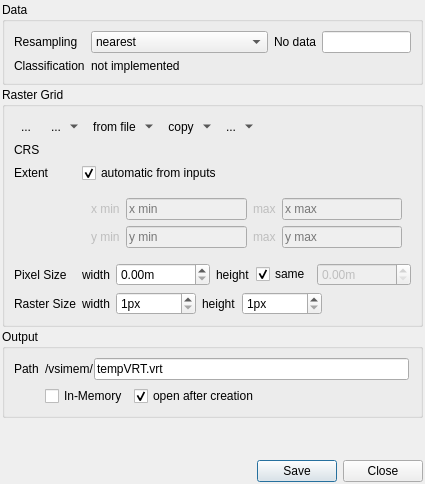
  <widget class="QDockWidget" name="dockOutput">
   <property name="windowTitle">
    <string>Output</string>
   </property>
   <attribute name="dockWidgetArea">
    <number>2</number>
   </attribute>
   <widget class="QWidget" name="widgetContentOutput">
    <layout class="QVBoxLayout" name="verticalLayout">
     <property name="spacing">
      <number>2</number>
     </property>
     <property name="leftMargin">
      <number>2</number>
     </property>
     <property name="topMargin">
      <number>2</number>
     </property>
     <property name="rightMargin">
      <number>2</number>
     </property>
     <property name="bottomMargin">
      <number>2</number>
     </property>
     <item>
      <widget class="QgsCollapsibleGroupBox" name="mGroupBox_2">
       <property name="minimumSize">
        <size>
         <width>0</width>
         <height>0</height>
        </size>
       </property>
       <property name="title">
        <string>Data</string>
       </property>
       <layout class="QGridLayout" name="gridLayout_3" columnstretch="0,2,0,1">
        <item row="0" column="0">
         <widget class="QLabel" name="label_7">
          <property name="text">
           <string>Resampling</string>
          </property>
         </widget>
        </item>
        <item row="0" column="1">
         <widget class="QComboBox" name="cbResampling">
          <item>
           <property name="text">
            <string>nearest</string>
           </property>
          </item>
          <item>
           <property name="text">
            <string>bilinear</string>
           </property>
          </item>
          <item>
           <property name="text">
            <string>cubic</string>
           </property>
          </item>
          <item>
           <property name="text">
            <string>cubicspline</string>
           </property>
          </item>
          <item>
           <property name="text">
            <string>lanczos</string>
           </property>
          </item>
          <item>
           <property name="text">
            <string>average</string>
           </property>
          </item>
          <item>
           <property name="text">
            <string>mode</string>
           </property>
          </item>
         </widget>
        </item>
        <item row="2" column="0">
         <widget class="QLabel" name="label_9">
          <property name="text">
           <string>Classification</string>
          </property>
         </widget>
        </item>
        <item row="2" column="1">
         <widget class="QLabel" name="label_16">
          <property name="text">
           <string>not implemented</string>
          </property>
         </widget>
        </item>
        <item row="0" column="2">
         <widget class="QLabel" name="label_6">
          <property name="text">
           <string>No data</string>
          </property>
         </widget>
        </item>
        <item row="0" column="3">
         <widget class="QLineEdit" name="tbNoData">
          <property name="readOnly">
           <bool>false</bool>
          </property>
         </widget>
        </item>
       </layout>
      </widget>
     </item>
     <item>
      <widget class="QgsCollapsibleGroupBox" name="mGroupBox">
       <property name="sizePolicy">
        <sizepolicy hsizetype="Preferred" vsizetype="Preferred">
         <horstretch>0</horstretch>
         <verstretch>0</verstretch>
        </sizepolicy>
       </property>
       <property name="minimumSize">
        <size>
         <width>0</width>
         <height>0</height>
        </size>
       </property>
       <property name="title">
        <string>Raster Grid</string>
       </property>
       <layout class="QFormLayout" name="formLayout_2">
        <property name="topMargin">
         <number>9</number>
        </property>
        <item row="0" column="0" colspan="2">
         <layout class="QHBoxLayout" name="horizontalLayout_6">
          <property name="spacing">
           <number>6</number>
          </property>
          <item>
           <widget class="QToolButton" name="bntDrawExtent">
            <property name="toolTip">
             <string>Select resolution from other raster image</string>
            </property>
            <property name="text">
             <string>...</string>
            </property>
            <property name="icon">
             <iconset resource="vrtbuilderresources.qrc">
              <normaloff>:/vrtbuilder/mActionSelect.svg</normaloff>:/vrtbuilder/mActionSelect.svg</iconset>
            </property>
            <property name="popupMode">
             <enum>QToolButton::DelayedPopup</enum>
            </property>
            <property name="autoRaise">
             <bool>true</bool>
            </property>
           </widget>
          </item>
          <item>
           <widget class="QToolButton" name="btnCopyResolution">
            <property name="toolTip">
             <string>Select resolution from other raster image</string>
            </property>
            <property name="text">
             <string>...</string>
            </property>
            <property name="icon">
             <iconset resource="vrtbuilderresources.qrc">
              <normaloff>:/vrtbuilder/mActionImportPixelSize.svg</normaloff>:/vrtbuilder/mActionImportPixelSize.svg</iconset>
            </property>
            <property name="popupMode">
             <enum>QToolButton::MenuButtonPopup</enum>
            </property>
            <property name="autoRaise">
             <bool>true</bool>
            </property>
           </widget>
          </item>
          <item>
           <widget class="QToolButton" name="btnCopyExtent">
            <property name="enabled">
             <bool>true</bool>
            </property>
            <property name="toolTip">
             <string>Select bounds from spatial file or layer</string>
            </property>
            <property name="text">
             <string>from file</string>
            </property>
            <property name="icon">
             <iconset resource="vrtbuilderresources.qrc">
              <normaloff>:/vrtbuilder/mActionImportRasterBounds.svg</normaloff>:/vrtbuilder/mActionImportRasterBounds.svg</iconset>
            </property>
            <property name="popupMode">
             <enum>QToolButton::MenuButtonPopup</enum>
            </property>
            <property name="autoRaise">
             <bool>true</bool>
            </property>
           </widget>
          </item>
          <item>
           <widget class="QToolButton" name="bntCopyGrid">
            <property name="toolTip">
             <string>Copy grid, and extent from other raster</string>
            </property>
            <property name="text">
             <string>copy</string>
            </property>
            <property name="icon">
             <iconset resource="vrtbuilderresources.qrc">
              <normaloff>:/vrtbuilder/mActionImportRasterBoundsAndPixelSize.svg</normaloff>:/vrtbuilder/mActionImportRasterBoundsAndPixelSize.svg</iconset>
            </property>
            <property name="popupMode">
             <enum>QToolButton::MenuButtonPopup</enum>
            </property>
            <property name="toolButtonStyle">
             <enum>Qt::ToolButtonIconOnly</enum>
            </property>
            <property name="autoRaise">
             <bool>true</bool>
            </property>
            <property name="arrowType">
             <enum>Qt::NoArrow</enum>
            </property>
           </widget>
          </item>
          <item>
           <widget class="QToolButton" name="btnAlignGrid">
            <property name="text">
             <string>...</string>
            </property>
            <property name="icon">
             <iconset resource="vrtbuilderresources.qrc">
              <normaloff>:/vrtbuilder/mActionAlignGrid.svg</normaloff>:/vrtbuilder/mActionAlignGrid.svg</iconset>
            </property>
            <property name="popupMode">
             <enum>QToolButton::MenuButtonPopup</enum>
            </property>
            <property name="autoRaise">
             <bool>true</bool>
            </property>
           </widget>
          </item>
          <item>
           <spacer name="horizontalSpacer_4">
            <property name="orientation">
             <enum>Qt::Horizontal</enum>
            </property>
            <property name="sizeHint" stdset="0">
             <size>
              <width>0</width>
              <height>20</height>
             </size>
            </property>
           </spacer>
          </item>
         </layout>
        </item>
        <item row="1" column="0">
         <widget class="QLabel" name="label_8">
          <property name="text">
           <string>CRS</string>
          </property>
         </widget>
        </item>
        <item row="1" column="1">
         <widget class="QgsProjectionSelectionWidget" name="crsSelectionWidget">
          <property name="enabled">
           <bool>true</bool>
          </property>
          <property name="minimumSize">
           <size>
            <width>0</width>
            <height>0</height>
           </size>
          </property>
         </widget>
        </item>
        <item row="2" column="0">
         <widget class="QLabel" name="label_17">
          <property name="text">
           <string>Extent</string>
          </property>
         </widget>
        </item>
        <item row="2" column="1">
         <widget class="QCheckBox" name="cbBoundsFromSourceFiles">
          <property name="enabled">
           <bool>true</bool>
          </property>
          <property name="toolTip">
           <string>Automatic extent from source fule</string>
          </property>
          <property name="text">
           <string>automatic from inputs</string>
          </property>
          <property name="checked">
           <bool>true</bool>
          </property>
         </widget>
        </item>
        <item row="3" column="1">
         <widget class="QFrame" name="frameExtent">
          <property name="enabled">
           <bool>false</bool>
          </property>
          <layout class="QGridLayout" name="gridLayout">
           <item row="2" column="3">
            <widget class="QLabel" name="label_13">
             <property name="text">
              <string>max</string>
             </property>
            </widget>
           </item>
           <item row="1" column="4">
            <widget class="QLineEdit" name="tbBoundsXMax">
             <property name="placeholderText">
              <string>x max</string>
             </property>
            </widget>
           </item>
           <item row="1" column="3">
            <widget class="QLabel" name="label_12">
             <property name="text">
              <string>max</string>
             </property>
            </widget>
           </item>
           <item row="2" column="2">
            <widget class="QLineEdit" name="tbBoundsYMin">
             <property name="placeholderText">
              <string>y min</string>
             </property>
            </widget>
           </item>
           <item row="2" column="1">
            <widget class="QLabel" name="label_11">
             <property name="text">
              <string>y min</string>
             </property>
            </widget>
           </item>
           <item row="2" column="4">
            <widget class="QLineEdit" name="tbBoundsYMax">
             <property name="placeholderText">
              <string>y max</string>
             </property>
            </widget>
           </item>
           <item row="1" column="2">
            <widget class="QLineEdit" name="tbBoundsXMin">
             <property name="placeholderText">
              <string>x min</string>
             </property>
            </widget>
           </item>
           <item row="1" column="1">
            <widget class="QLabel" name="label_10">
             <property name="text">
              <string>x min</string>
             </property>
            </widget>
           </item>
          </layout>
         </widget>
        </item>
        <item row="4" column="0">
         <widget class="QLabel" name="label_3">
          <property name="text">
           <string>Pixel Size</string>
          </property>
         </widget>
        </item>
        <item row="4" column="1">
         <widget class="QFrame" name="framePixelSize">
          <property name="minimumSize">
           <size>
            <width>50</width>
            <height>0</height>
           </size>
          </property>
          <property name="frameShape">
           <enum>QFrame::NoFrame</enum>
          </property>
          <property name="frameShadow">
           <enum>QFrame::Raised</enum>
          </property>
          <layout class="QHBoxLayout" name="horizontalLayout_12">
           <property name="leftMargin">
            <number>0</number>
           </property>
           <property name="topMargin">
            <number>0</number>
           </property>
           <property name="rightMargin">
            <number>0</number>
           </property>
           <property name="bottomMargin">
            <number>0</number>
           </property>
           <item>
            <widget class="QLabel" name="label_4">
             <property name="text">
              <string>width</string>
             </property>
            </widget>
           </item>
           <item>
            <widget class="QDoubleSpinBox" name="sbResolutionX">
             <property name="minimumSize">
              <size>
               <width>25</width>
               <height>0</height>
              </size>
             </property>
             <property name="maximumSize">
              <size>
               <width>100</width>
               <height>16777215</height>
              </size>
             </property>
             <property name="suffix">
              <string>m</string>
             </property>
             <property name="maximum">
              <double>99999999999999.000000000000000</double>
             </property>
            </widget>
           </item>
           <item>
            <widget class="QLabel" name="label_5">
             <property name="text">
              <string>height</string>
             </property>
            </widget>
           </item>
           <item>
            <widget class="QCheckBox" name="cbLinkResolutionXY">
             <property name="text">
              <string>same</string>
             </property>
             <property name="checked">
              <bool>true</bool>
             </property>
            </widget>
           </item>
           <item>
            <widget class="QDoubleSpinBox" name="sbResolutionY">
             <property name="enabled">
              <bool>false</bool>
             </property>
             <property name="sizePolicy">
              <sizepolicy hsizetype="Preferred" vsizetype="Fixed">
               <horstretch>0</horstretch>
               <verstretch>0</verstretch>
              </sizepolicy>
             </property>
             <property name="minimumSize">
              <size>
               <width>25</width>
               <height>0</height>
              </size>
             </property>
             <property name="maximumSize">
              <size>
               <width>100</width>
               <height>16777215</height>
              </size>
             </property>
             <property name="suffix">
              <string>m</string>
             </property>
             <property name="maximum">
              <double>10000000000000000.000000000000000</double>
             </property>
            </widget>
           </item>
           <item>
            <spacer name="horizontalSpacer_6">
             <property name="orientation">
              <enum>Qt::Horizontal</enum>
             </property>
             <property name="sizeHint" stdset="0">
              <size>
               <width>0</width>
               <height>20</height>
              </size>
             </property>
            </spacer>
           </item>
          </layout>
         </widget>
        </item>
        <item row="5" column="0">
         <widget class="QLabel" name="label_18">
          <property name="text">
           <string>Raster Size</string>
          </property>
         </widget>
        </item>
        <item row="5" column="1">
         <widget class="QFrame" name="frameRasterSize">
          <property name="frameShape">
           <enum>QFrame::NoFrame</enum>
          </property>
          <property name="frameShadow">
           <enum>QFrame::Raised</enum>
          </property>
          <layout class="QHBoxLayout" name="horizontalLayout_3">
           <property name="leftMargin">
            <number>0</number>
           </property>
           <property name="topMargin">
            <number>0</number>
           </property>
           <property name="rightMargin">
            <number>0</number>
           </property>
           <property name="bottomMargin">
            <number>0</number>
           </property>
           <item>
            <widget class="QLabel" name="label_19">
             <property name="text">
              <string>width</string>
             </property>
            </widget>
           </item>
           <item>
            <widget class="QSpinBox" name="sbRasterWidth">
             <property name="minimumSize">
              <size>
               <width>25</width>
               <height>0</height>
              </size>
             </property>
             <property name="readOnly">
              <bool>false</bool>
             </property>
             <property name="buttonSymbols">
              <enum>QAbstractSpinBox::UpDownArrows</enum>
             </property>
             <property name="suffix">
              <string>px</string>
             </property>
             <property name="minimum">
              <number>1</number>
             </property>
             <property name="maximum">
              <number>999999999</number>
             </property>
            </widget>
           </item>
           <item>
            <widget class="QLabel" name="label_20">
             <property name="text">
              <string>height</string>
             </property>
            </widget>
           </item>
           <item>
            <widget class="QSpinBox" name="sbRasterHeight">
             <property name="minimumSize">
              <size>
               <width>25</width>
               <height>0</height>
              </size>
             </property>
             <property name="suffix">
              <string>px</string>
             </property>
             <property name="minimum">
              <number>1</number>
             </property>
             <property name="maximum">
              <number>999999999</number>
             </property>
            </widget>
           </item>
           <item>
            <spacer name="horizontalSpacer_3">
             <property name="orientation">
              <enum>Qt::Horizontal</enum>
             </property>
             <property name="sizeHint" stdset="0">
              <size>
               <width>0</width>
               <height>20</height>
              </size>
             </property>
            </spacer>
           </item>
          </layout>
         </widget>
        </item>
       </layout>
      </widget>
     </item>
     <item>
      <widget class="QgsCollapsibleGroupBox" name="mGrpBoxOutput">
       <property name="minimumSize">
        <size>
         <width>0</width>
         <height>0</height>
        </size>
       </property>
       <property name="title">
        <string>Output</string>
       </property>
       <layout class="QGridLayout" name="gridLayout_4">
        <property name="bottomMargin">
         <number>9</number>
        </property>
        <item row="0" column="1">
         <layout class="QHBoxLayout" name="horizontalLayout_10">
          <property name="spacing">
           <number>2</number>
          </property>
          <item>
           <widget class="QFrame" name="frameInMemoryPath">
            <property name="frameShape">
             <enum>QFrame::NoFrame</enum>
            </property>
            <property name="frameShadow">
             <enum>QFrame::Raised</enum>
            </property>
            <layout class="QHBoxLayout" name="horizontalLayout_11">
             <property name="spacing">
              <number>0</number>
             </property>
             <property name="leftMargin">
              <number>0</number>
             </property>
             <property name="topMargin">
              <number>0</number>
             </property>
             <property name="rightMargin">
              <number>0</number>
             </property>
             <property name="bottomMargin">
              <number>0</number>
             </property>
             <item>
              <widget class="QLabel" name="label">
               <property name="text">
                <string>/vsimem/</string>
               </property>
              </widget>
             </item>
             <item>
              <widget class="QLineEdit" name="lineEditInMemory">
               <property name="inputMask">
                <string/>
               </property>
               <property name="text">
                <string>tempVRT.vrt</string>
               </property>
              </widget>
             </item>
            </layout>
           </widget>
          </item>
          <item>
           <widget class="QgsFileWidget" name="mQgsFileWidget">
            <property name="enabled">
             <bool>true</bool>
            </property>
            <property name="sizePolicy">
             <sizepolicy hsizetype="Minimum" vsizetype="Minimum">
              <horstretch>0</horstretch>
              <verstretch>0</verstretch>
             </sizepolicy>
            </property>
            <property name="fileWidgetButtonVisible">
             <bool>true</bool>
            </property>
            <property name="useLink">
             <bool>false</bool>
            </property>
            <property name="defaultRoot">
             <string/>
            </property>
           </widget>
          </item>
         </layout>
        </item>
        <item row="1" column="1">
         <layout class="QHBoxLayout" name="horizontalLayout_5">
          <property name="spacing">
           <number>6</number>
          </property>
          <property name="bottomMargin">
           <number>0</number>
          </property>
          <item>
           <widget class="QCheckBox" name="cbInMemoryOutput">
            <property name="text">
             <string>In-Memory</string>
            </property>
           </widget>
          </item>
          <item>
           <widget class="QCheckBox" name="cbAddToMap">
            <property name="text">
             <string>open after creation</string>
            </property>
            <property name="checked">
             <bool>true</bool>
            </property>
           </widget>
          </item>
          <item>
           <spacer name="horizontalSpacer_8">
            <property name="orientation">
             <enum>Qt::Horizontal</enum>
            </property>
            <property name="sizeHint" stdset="0">
             <size>
              <width>0</width>
              <height>0</height>
             </size>
            </property>
           </spacer>
          </item>
         </layout>
        </item>
        <item row="0" column="0">
         <widget class="QLabel" name="label_2">
          <property name="text">
           <string>Path</string>
          </property>
         </widget>
        </item>
       </layout>
      </widget>
     </item>
     <item>
      <spacer name="verticalSpacer">
       <property name="orientation">
        <enum>Qt::Vertical</enum>
       </property>
       <property name="sizeHint" stdset="0">
        <size>
         <width>20</width>
         <height>40</height>
        </size>
       </property>
      </spacer>
     </item>
     <item>
      <widget class="QDialogButtonBox" name="buttonBox">
       <property name="standardButtons">
        <set>QDialogButtonBox::Close|QDialogButtonBox::Save</set>
       </property>
      </widget>
     </item>
    </layout>
   </widget>
  </widget>
